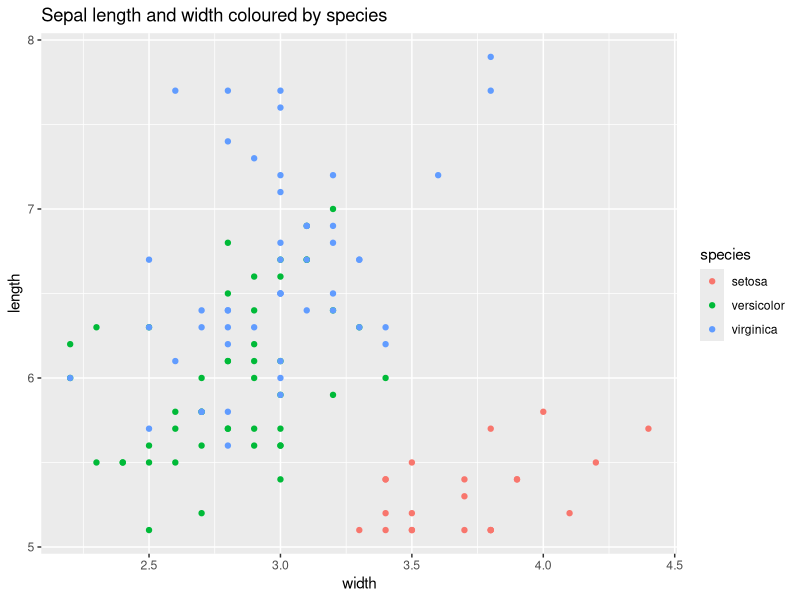

This figure's R source:
library(dplyr)
library(ggplot2)

raw_data <- iris

select_columns <- function(d, cols) {
  d[, cols]
}

data <- select_columns(raw_data, c("Species", "Sepal.Length", "Sepal.Width"))
colnames(data) <- c("species", "length", "width")

data %>%
  filter(length > 5) %>%
  ggplot(aes(x = width, y = length, color = species)) +
  geom_point() +
  ggtitle("Sepal length and width coloured by species")
